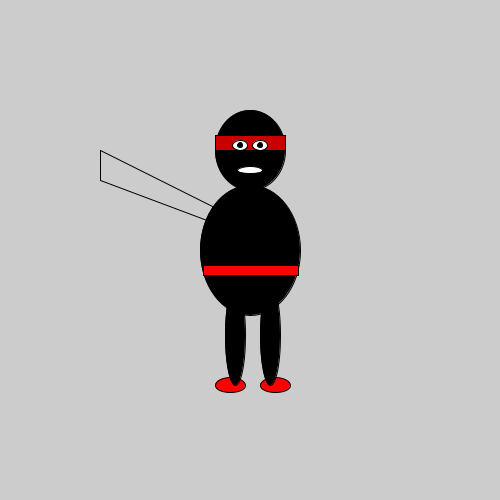
Frame 1 (no input)
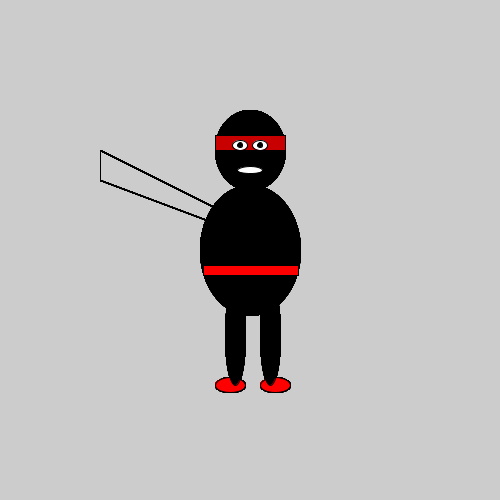
Frame 60 (the mouse pressed at the canvas centre just before this capture)
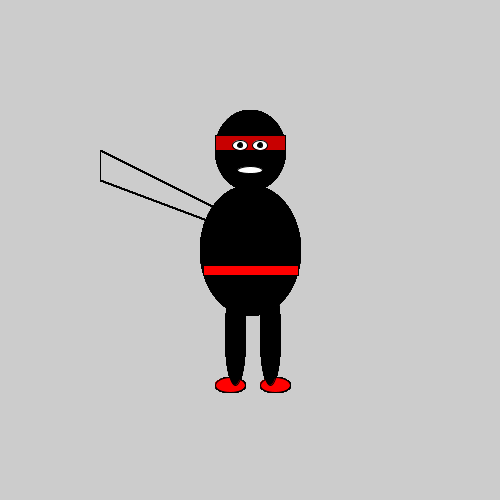
Frame 120 (the mouse held since frame 60 and released just before this capture)

The Processing sketch that drew these frames (run headless with seeded random() and noise(); from frame 60 on, the mouse is pressed at the canvas centre):

// Processing sketch: processing_122471
// ── processing_122471.pde

void setup()
{
  size(500, 500);
}

void draw()
{
  stroke(0);
  fill(0);
  ellipse(250, 150, 70, 80); // hoofd

  stroke(0);
  fill(200, 0, 0);
  rect(215, 135, 70, 15); // bandana

  stroke(0);
  fill(255); //kleur hoofd
  ellipse(240, 145, 15, 10); // linker oog

  fill(0);//kleur pupil
  ellipse(240, 145, 5, 5); //pupil linker oog

  stroke(0);
  fill(255);
  ellipse(260, 145, 15, 10); //rechter oog

  stroke(0);
  fill(0);
  ellipse(260, 145, 5, 5); //pupil rechter oog

  stroke(0);
  fill(255);
  ellipse(250, 170, 25, 7); // mond

  stroke(0);
  fill(0); //stomp kleur
  ellipseMode(CENTER);
  ellipse(250, 250, 100, 130); // stomp

  stroke(0);
  fill(255, 0, 0);
  rect(203, 265, 95, 10); // band (riem)

  stroke(0);
  fill(255, 0, 0);
  ellipse(230, 385, 30, 15); //linker schoen

  stroke(0);
  fill(0);
  ellipse(235, 335, 20, 100); //linker been

  stroke(0);
  fill(255, 0, 0);
  ellipse(275, 385, 30, 15); // rechter schoen

  stroke(0);
  fill(0);
  ellipse(270, 335, 20, 100); //rechter been

  stroke(0); //armen
  fill(255);
  line(260, 230, 100, 150);
  line(260,240,100,180);
  line(100,150,100,180);
  

}
